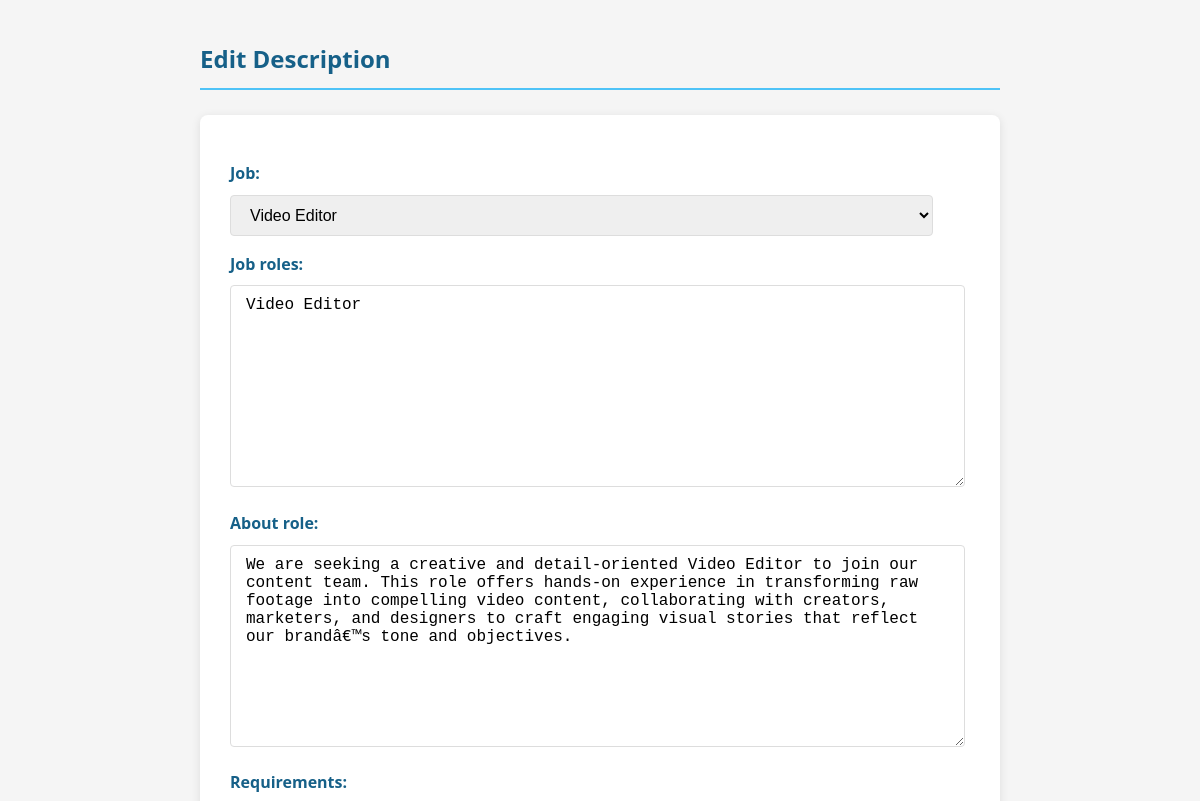
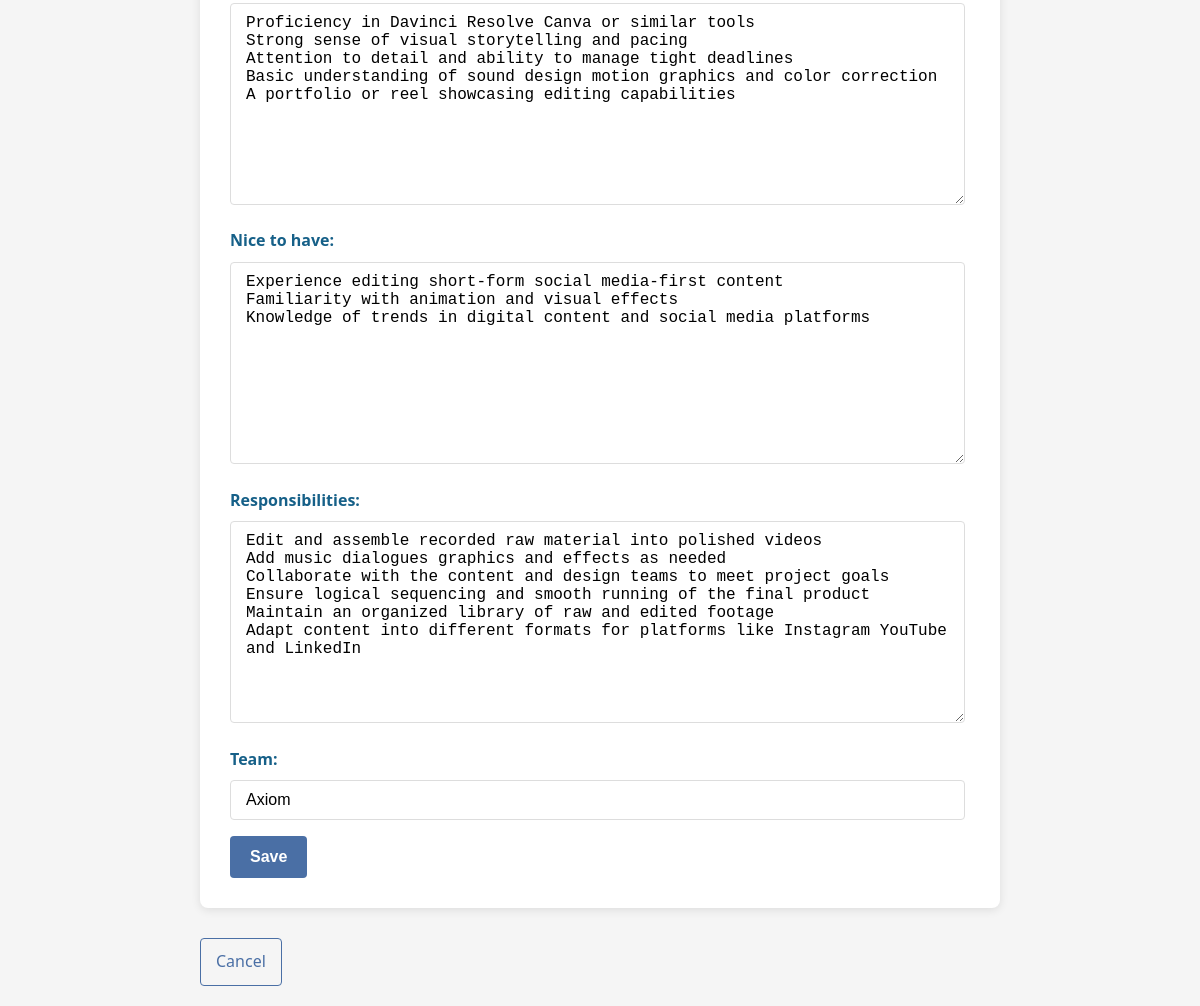
The app's page /PiDot/secret/edit-description/28/ (signed in) with its own data (2 pictures, top to bottom).
### PiDot/models.py (models this page shows, shortened)
class ActiveRole(models.Model):
    job_id = models.CharField(max_length=100, unique=True)
    job_title = models.CharField(max_length=255)
    slug = models.SlugField(unique=True)
    date_posted = models.DateField()
    product_or_service = models.CharField(max_length=255)
    job_location = models.CharField(max_length=255)
    job_type = models.CharField(max_length=100)
    sal = models.CharField(max_length=100)
    basic_qualification = models.TextField()
    status = models.CharField(max_length=10, choices=[('Active', 'Active'), ('Inactive', 'Inactive')])
    department = models.CharField(max_length=255, blank=True, null=True)
    def __str__(self):
        return self.job_title

class JobDescription(models.Model):
    job = models.OneToOneField(ActiveRole, on_delete=models.CASCADE, to_field='job_id', related_name='description')
    job_roles = models.TextField()
    about_role = models.TextField()
    requirements = models.TextField()
    nice_to_have = models.TextField(blank=True, null=True)
    responsibilities = models.TextField()
    team = models.CharField(max_length=255)

### PiDot/views.py (the view)
# urls.py: path('secret/edit-description/<int:pk>/', edit_description, name='edit_description'),
@staff_member_required
def edit_description(request, pk):
    desc = get_object_or_404(JobDescription, pk=pk)
    if request.method == 'POST':
        form = JobDescriptionForm(request.POST, instance=desc)
        if form.is_valid():
            form.save()
            return redirect('secret_page')
    else:
        form = JobDescriptionForm(instance=desc)
    return render(request, 'PiDot/form.html', {'form': form, 'title': 'Edit Description'})

### PiDot/forms.py
class JobDescriptionForm(forms.ModelForm):
    class Meta:
        model = JobDescription
        fields = '__all__'

### templates/PiDot/form.html (shortened to what this page needs)
<!DOCTYPE html>
<html lang="en">
<head>
</head>
<body>
    <h2>{{ title }}</h2>
    <form method="post">
        {{ form.as_p }}
        <button type="submit">Save</button>
    </form>
    <a href="{% url 'secret_page' %}">Cancel</a>
</body>
</html>

### templates/PiDot/form.html (style rules this page uses)
:root { --primary-color: #4a6fa5; --secondary-color: #166088; --accent-color: #4fc3f7; --text-color: #333; --light-gray: #f5f5f5; --white: #ffffff; --error-color: #e53935; --success-color: #43a047; }
body { font-family: 'Segoe UI', Tahoma, Geneva, Verdana, sans-serif; line-height: 1.6; color: var(--text-color); background-color: var(--light-gray); margin: 0; padding: 20px; max-width: 800px; margin: 0 auto; }
h2 { color: var(--secondary-color); margin-bottom: 25px; padding-bottom: 10px; border-bottom: 2px solid var(--accent-color); }
form { background-color: var(--white); padding: 30px; border-radius: 8px; box-shadow: 0 2px 10px rgba(0, 0, 0, 0.1); margin-bottom: 20px; }
label { display: block; margin-bottom: 8px; font-weight: 600; color: var(--secondary-color); }
input[type="text"], input[type="email"], input[type="password"], input[type="number"], textarea, select { width: 95%; padding: 10px 15px; border: 1px solid #ddd; border-radius: 4px; font-size: 16px; transition: border-color 0.3s; }
button[type="submit"] { background-color: var(--primary-color); color: white; border: none; padding: 12px 20px; font-size: 16px; border-radius: 4px; cursor: pointer; transition: background-color 0.3s; font-weight: 600; }
a { display: inline-block; color: var(--primary-color); text-decoration: none; padding: 10px 15px; border: 1px solid var(--primary-color); border-radius: 4px; transition: all 0.3s; margin-top: 10px; }

### records on screen
ActiveRole: job "Video Editor"
JobDescription: job_roles "Video Editor", about_role "We are seeking a creative and detail-oriented Video Editor to join our content team. This role offers hands-on experience in transforming raw footage into compelling video content, collaborating with creators, marketers, and designers to craft engaging visual stories that reflect our brandâ€™s tone and objectives.", requirements "Proficiency in Davinci Resolve Canva or similar tools Strong sense of visual storytelling and pacing Attention to detail and ability to manage tight deadlines Basic understanding of sound design motion graphics and color correction A portfolio or reel showcasing editing capabilities", nice_to_have "Experience editing short-form social media-first content Familiarity with animation and visual effects Knowledge of trends in digital content and social media platforms", responsibilities "Edit and assemble recorded raw material into polished videos Add music dialogues graphics and effects as needed Collaborate with the content and design teams to meet project goals Ensure logical sequencing and smooth running of the final product Maintain an organized library of raw and edited footage Adapt content into different formats for platforms like Instagram YouTube and LinkedIn", team "Axiom"

### other values on screen
{{ title }} "Edit Description"
